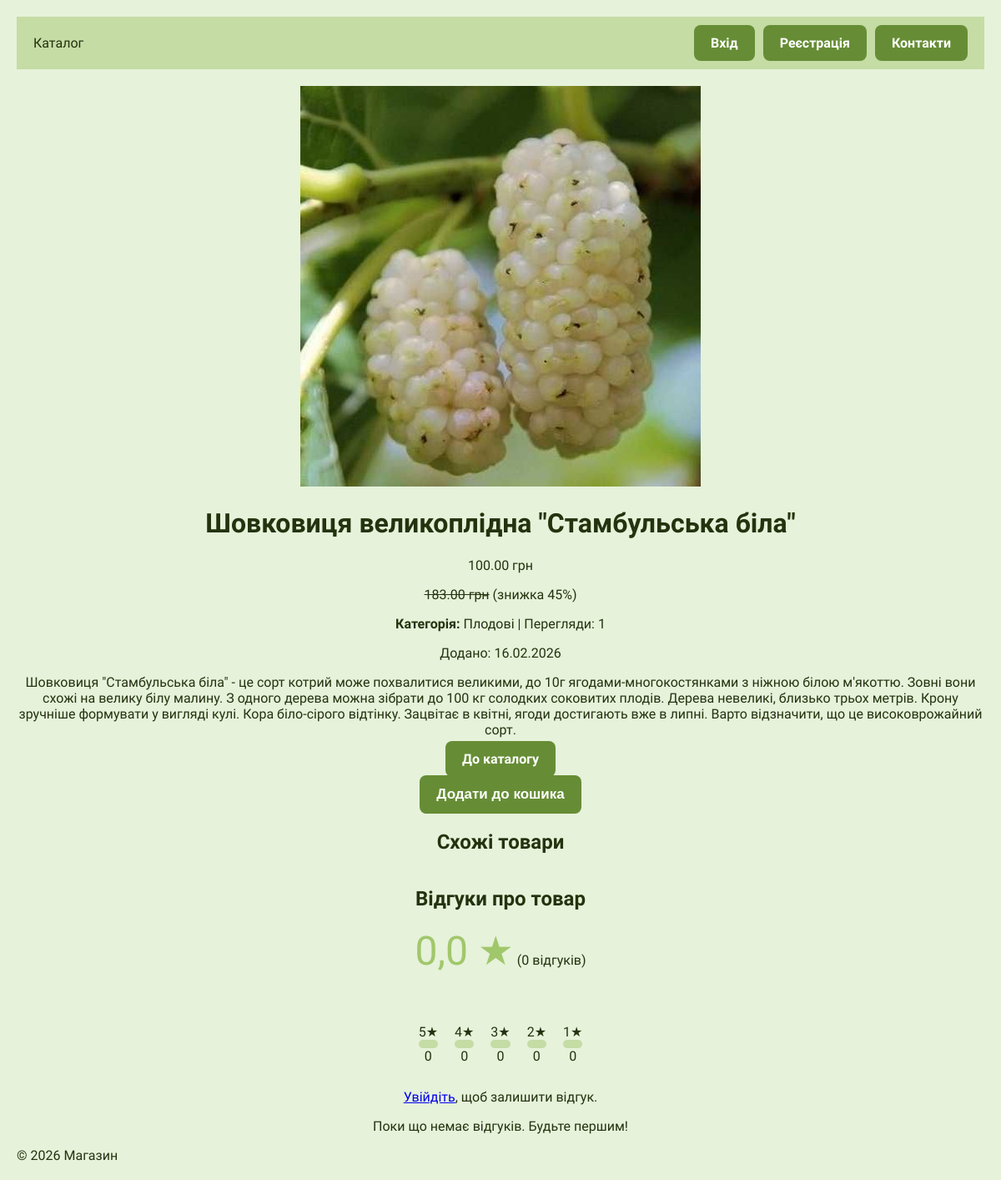
/product/6/shovkovicya-velikoplidna-stambulska-bila/, run on the app's committed database.
### main/models.py (models this page shows, shortened)
class Product(models.Model):
    category = models.ForeignKey(
        Category,
        on_delete=models.CASCADE,
        related_name='products',
        verbose_name="Категорія",
        null=True,
        blank=True
    )
    name = models.CharField(max_length=200, verbose_name="Назва")
    slug = models.SlugField(
        max_length=200,
        unique=True,
        verbose_name="Slug",
        null=True,
        blank=True
    )
    description = models.TextField(verbose_name="Опис")
    price = models.DecimalField(max_digits=10, decimal_places=2, verbose_name="Ціна")
    discount_price = models.DecimalField(max_digits=10, decimal_places=2, null=True, blank=True, verbose_name="Ціна зі знижкою")
    image = models.ImageField(upload_to="products/%Y/%m/%d", blank=True, null=True, verbose_name="Зображення")
    views = models.PositiveIntegerField(default=0, verbose_name="Перегляди")
    featured = models.BooleanField(default=False, verbose_name="Рекомендований")
    is_available = models.BooleanField(default=True, verbose_name="В наявності")
    created_at = models.DateTimeField(auto_now_add=True)
    updated_at = models.DateTimeField(auto_now=True)
    class Meta:
        ordering = ['-created_at']
        verbose_name = "Товар"
        verbose_name_plural = "Товари"
    def get_average_rating(self):
        reviews = self.reviews.filter(is_active=True)
        if reviews.exists():
            return round(reviews.aggregate(Avg('rating'))['rating__avg'], 1)
        return 0.0
    def get_rating_distribution(self):
        reviews = self.reviews.filter(is_active=True)
        total = reviews.count()
        if total == 0:
            return [{'stars': i, 'count': 0, 'percentage': 0} for i in range(5, 0, -1)]

class Category(models.Model):
    name = models.CharField(max_length=100, db_index=True, verbose_name="Назва")
    slug = models.SlugField(max_length=100, unique=True, verbose_name="Slug")
    description = models.TextField(blank=True, verbose_name="Опис")
    image = models.ImageField(upload_to="categories/", blank=True, null=True, verbose_name="Зображення")
    is_active = models.BooleanField(default=True, verbose_name="Активна")
    class Meta:
        ordering = ['name']
        verbose_name = "Категорія"
        verbose_name_plural = "Категорії"
    def __str__(self):
        return self.name

### main/views.py (the view)
# urls.py: path('product/<int:id>/<slug:slug>/', views.product_detail, name='product_detail'),
def product_detail(request, id, slug):
    product = get_object_or_404(Product, id=id, slug=slug, is_available=True)
    reviews = product.reviews.filter(is_active=True).order_by('-created_at')
    user_review = None
    if request.user.is_authenticated:
        user_review = Review.objects.filter(product=product, author=request.user, is_active=True).first()
    context = {
        'product': product,
        'reviews': reviews,
        'reviews_count': reviews.count(),
        'average_rating': product.get_average_rating(),
        'rating_distribution': product.get_rating_distribution(),
        'user_review': user_review,
    }
    return render(request, 'main/product_detail.html', context)

### accounts/views.py (called while the page is built)
    def __call__(self, request):
        if request.path.startswith('/admin/'):
            if not request.user.is_authenticated or not request.user.is_staff:
                return redirect('main:product_list')
        return self.get_response(request)

### cart/context_processors.py (called while the page is built)
def cart_count(request):
    if request.user.is_authenticated:
        total = CartItem.objects.filter(user=request.user).aggregate(total=Sum('quantity'))['total']
        count = total or 0
    else:
        try:
            cart_str = request.COOKIES.get('cart', '{}')
            cart = json.loads(cart_str)
            count = sum(item.get('quantity', 0) for item in cart.values())
        except json.JSONDecodeError:
            count = 0
    return {'cart_count': count}

### main/templatetags/shop_filters.py (called while the page is built)
@register.filter(name='currency')
def format_currency(value, currency='грн'):
    try:
        return f"{float(value):.2f} {currency}"
    except (ValueError, TypeError):
        return value

@register.filter
def discount_percentage(original_price, discount_price):
    try:
        original = float(original_price)
        discount = float(discount_price)
        if original <= 0:
            return 0
        percentage = ((original - discount) / original) * 100
        return int(percentage)
    except (ValueError, TypeError, ZeroDivisionError):
        return 0

@register.filter
def compact_number(value):
    try:
        value = int(value)
        if value >= 1000000:
            return f"{value / 1000000:.1f}M"
        elif value >= 1000:
            return f"{value / 1000:.1f}K"
        return str(value)
    except (ValueError, TypeError):
        return value

@register.filter
def time_ago(date):
    if not date:
        return ""
    now = timezone.now()
    diff = now - date
    seconds = diff.total_seconds()
    if seconds < 60:
        return "щойно"
    elif seconds < 3600:
        minutes = int(seconds / 60)
        return f"{minutes} хв тому"
    elif seconds < 86400:
        hours = int(seconds / 3600)
        return f"{hours} год тому"
    elif seconds < 604800:
        days = int(seconds / 86400)
        return f"{days} дн тому"
    else:
        return date.strftime("%d.%m.%Y")

### main/templates/main/product_detail.html (shortened to what this page needs)
{% extends 'main/base.html' %}
{% load static shop_filters shop_tags %}
{% block content %}
<div class="product-detail">
  {% if product.image %}<img src="{{ product.image.url }}" alt="{{ product.name }}"/>{% endif %}
  <h1>{{ product.name }}</h1>
  {% if product.discount_price and product.discount_price < product.price %}
  <p class="h5 text-success">{{ product.discount_price|currency }}</p>
  <p><del>{{ product.price|currency }}</del> (знижка {{ product.price|discount_percentage:product.discount_price }}%)</p>
  {% else %}
  <p class="price h5">{{ product.price|currency }}</p>
  {% endif %}
  <p>
    <strong>Категорія:</strong> {{ product.category }} | Перегляди: {{product.views|compact_number }}
  </p>
  <p>Додано: {{ product.created_at|time_ago }}</p>
  <div class="description">{{ product.description|linebreaks }}</div>
  <a href="{% url 'main:product_list' %}" class="btn">До каталогу</a>
  <form method="post" action="{% url 'cart:add_to_cart' product.id %}">
    <button type="submit" class="btn">Додати до кошика</button>
  </form>
</div>
<h2>Схожі товари</h2>
{% include 'reviews/review_list.html' %}
{% endblock %}

### static/css/style.css (style rules this page uses)
:root { --color-1: #e6f2da; --color-2: #c5dca5; --color-3: #a1c76b; --color-4: #668d35; --color-5: #3d5618; --color-6: #23330e; --transparent-color-1: rgba(197, 220, 165, 0.5); --transparent-color-2: rgba(161, 199, 107, 0.5); --transparent-color-3: rgba(102, 141, 53, 0.5); --transparent-color-4: rgba(61, 86, 24, 0.5); --transparent-color-5: rgba(35, 51, 14, 0.5); --transparent-color-6: rgba(27, 39, 3, 0.5); --font-1: "Science Gothic", sans-serif; --font-2: "Fira Sans", sans-serif; }
body { font-family: var(--font-2); margin: 0; padding: 20px; background: var(--color-1); color: var(--color-6); min-height: 100vh; }
.btn { margin-top: auto; background: var(--color-4); color: white; padding: 12px 20px; text-align: center; border: none; text-decoration: none; border-radius: 8px; font-weight: 600; transition: background 0.2s; }
button[type="submit"] { margin-top: auto; background: var(--color-4); color: white; padding: 13px 20px; text-align: center; border: none; text-decoration: none; border-radius: 8px; font-weight: 600; transition: background 0.2s; font-size: 17px; }
button[type="submit"] { margin-top: 10px; background: var(--color-4); color: white; padding: 13px 20px; text-align: center; border: none; text-decoration: none; border-radius: 8px; font-weight: 600; transition: background 0.2s; font-size: 17px; }

### data on the page
Product: image (picture), name "Шовковиця великоплідна \"Стамбульська біла\"", discount_price "100.00 грн", price "183.00 грн", price|discount_percentage "45", category "Плодові", views|compact_number "1", created_at "16.02.2026", description "Шовковиця \"Стамбульська біла\" - це сорт котрий може похвалитися великими, до 10г ягодами-многокостянками з ніжною білою м'якоттю. Зовні вони схожі на велику білу малину. З одного дерева можна зібрати до 100 кг солодких соковитих плодів. Дерева невеликі, близько трьох метрів. Крону зручніше формувати у вигляді кулі. Кора біло-сірого відтінку. Зацвітає в квітні, ягоди достигають вже в липні. Варто відзначити, що це високоврожайний сорт."

### other printed values
{{ average_rating|floatformat:1 }} "0,0"
{{ reviews_count }} "0"
{{ item.stars }} "5" "4" "3" "2" "1"
{{ item.count }} "0" "0" "0" "0" "0"
